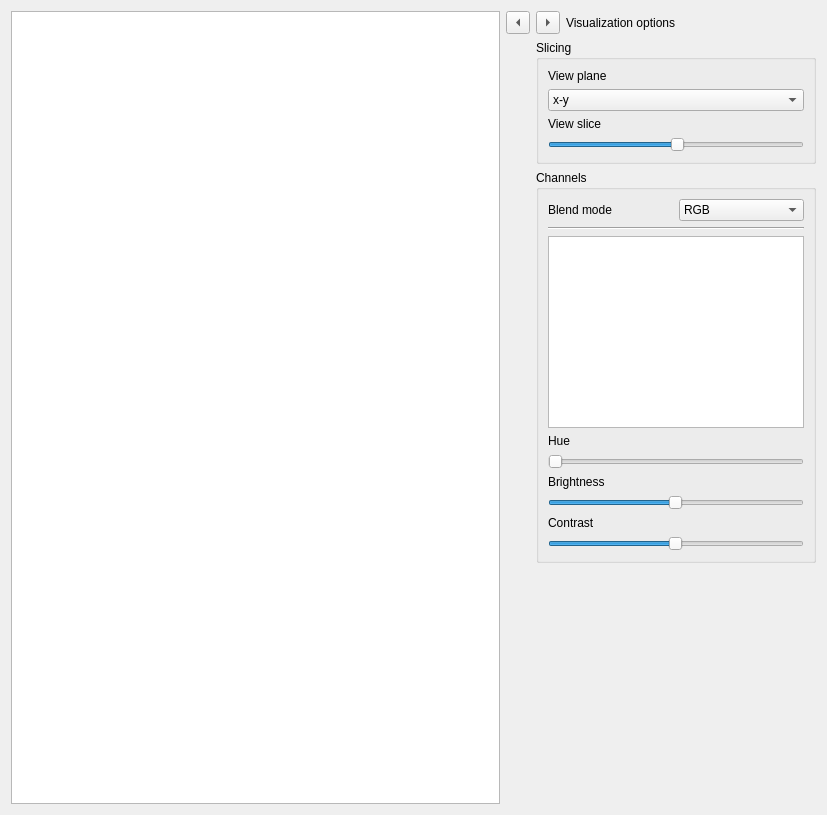
<?xml version="1.0" encoding="UTF-8"?>
<ui version="4.0">
 <class>Form</class>
 <widget class="QWidget" name="Form">
  <property name="geometry">
   <rect>
    <x>0</x>
    <y>0</y>
    <width>827</width>
    <height>815</height>
   </rect>
  </property>
  <property name="windowTitle">
   <string>Form</string>
  </property>
  <layout class="QHBoxLayout" name="horizontalLayout">
   <item>
    <widget class="ImageView" name="imageView">
     <property name="sizePolicy">
      <sizepolicy hsizetype="Expanding" vsizetype="Expanding">
       <horstretch>2</horstretch>
       <verstretch>0</verstretch>
      </sizepolicy>
     </property>
    </widget>
   </item>
   <item>
    <widget class="QWidget" name="widget_bar" native="true">
     <layout class="QVBoxLayout" name="verticalLayout">
      <property name="leftMargin">
       <number>0</number>
      </property>
      <property name="topMargin">
       <number>0</number>
      </property>
      <property name="rightMargin">
       <number>0</number>
      </property>
      <property name="bottomMargin">
       <number>0</number>
      </property>
      <item>
       <widget class="QToolButton" name="toolButton_show">
        <property name="toolTip">
         <string>Show visualization options</string>
        </property>
        <property name="text">
         <string>show</string>
        </property>
        <property name="arrowType">
         <enum>Qt::LeftArrow</enum>
        </property>
       </widget>
      </item>
      <item>
       <spacer name="verticalSpacer">
        <property name="orientation">
         <enum>Qt::Vertical</enum>
        </property>
        <property name="sizeHint" stdset="0">
         <size>
          <width>20</width>
          <height>40</height>
         </size>
        </property>
       </spacer>
      </item>
     </layout>
    </widget>
   </item>
   <item>
    <widget class="QWidget" name="widget_opts" native="true">
     <property name="minimumSize">
      <size>
       <width>250</width>
       <height>0</height>
      </size>
     </property>
     <layout class="QVBoxLayout" name="verticalLayout_3">
      <property name="leftMargin">
       <number>0</number>
      </property>
      <property name="topMargin">
       <number>0</number>
      </property>
      <property name="rightMargin">
       <number>0</number>
      </property>
      <property name="bottomMargin">
       <number>0</number>
      </property>
      <item>
       <layout class="QHBoxLayout" name="horizontalLayout_2">
        <item>
         <widget class="QToolButton" name="toolButton_hide">
          <property name="toolTip">
           <string>Hide visualization options</string>
          </property>
          <property name="text">
           <string>hide</string>
          </property>
          <property name="arrowType">
           <enum>Qt::RightArrow</enum>
          </property>
         </widget>
        </item>
        <item>
         <widget class="QLabel" name="label">
          <property name="text">
           <string>Visualization options</string>
          </property>
         </widget>
        </item>
       </layout>
      </item>
      <item>
       <widget class="QGroupBox" name="groupBox_slicing">
        <property name="title">
         <string>Slicing</string>
        </property>
        <layout class="QVBoxLayout" name="verticalLayout_5">
         <item>
          <widget class="QLabel" name="label_4">
           <property name="text">
            <string>View plane</string>
           </property>
          </widget>
         </item>
         <item>
          <widget class="QComboBox" name="comboBox_plane">
           <item>
            <property name="text">
             <string>x-y</string>
            </property>
           </item>
           <item>
            <property name="text">
             <string>y-z</string>
            </property>
           </item>
           <item>
            <property name="text">
             <string>z-x</string>
            </property>
           </item>
          </widget>
         </item>
         <item>
          <layout class="QHBoxLayout" name="horizontalLayout_4">
           <item>
            <widget class="QLabel" name="label_5">
             <property name="text">
              <string>View slice</string>
             </property>
            </widget>
           </item>
           <item alignment="Qt::AlignRight">
            <widget class="QLabel" name="label_slice">
             <property name="sizePolicy">
              <sizepolicy hsizetype="Expanding" vsizetype="Preferred">
               <horstretch>0</horstretch>
               <verstretch>0</verstretch>
              </sizepolicy>
             </property>
             <property name="text">
              <string/>
             </property>
            </widget>
           </item>
          </layout>
         </item>
         <item>
          <widget class="QSlider" name="slider_slice">
           <property name="value">
            <number>50</number>
           </property>
           <property name="orientation">
            <enum>Qt::Horizontal</enum>
           </property>
          </widget>
         </item>
        </layout>
       </widget>
      </item>
      <item>
       <widget class="QGroupBox" name="groupBox_2">
        <property name="title">
         <string>Channels</string>
        </property>
        <layout class="QVBoxLayout" name="verticalLayout_2">
         <item>
          <layout class="QHBoxLayout" name="horizontalLayout_3">
           <property name="topMargin">
            <number>0</number>
           </property>
           <item>
            <widget class="QLabel" name="label_6">
             <property name="text">
              <string>Blend mode</string>
             </property>
            </widget>
           </item>
           <item>
            <widget class="QComboBox" name="comboBox_blend">
             <item>
              <property name="text">
               <string>RGB</string>
              </property>
             </item>
             <item>
              <property name="text">
               <string>HSV</string>
              </property>
             </item>
            </widget>
           </item>
          </layout>
         </item>
         <item>
          <widget class="Line" name="line">
           <property name="orientation">
            <enum>Qt::Horizontal</enum>
           </property>
          </widget>
         </item>
         <item>
          <widget class="QListWidget" name="listWidget_chan"/>
         </item>
         <item>
          <widget class="QLabel" name="label_8">
           <property name="text">
            <string>Hue</string>
           </property>
          </widget>
         </item>
         <item>
          <widget class="QSlider" name="slider_hue">
           <property name="minimum">
            <number>0</number>
           </property>
           <property name="maximum">
            <number>255</number>
           </property>
           <property name="value">
            <number>0</number>
           </property>
           <property name="orientation">
            <enum>Qt::Horizontal</enum>
           </property>
          </widget>
         </item>
         <item>
          <widget class="QLabel" name="label_2">
           <property name="text">
            <string>Brightness</string>
           </property>
          </widget>
         </item>
         <item>
          <widget class="QSlider" name="slider_brightness">
           <property name="minimum">
            <number>0</number>
           </property>
           <property name="maximum">
            <number>255</number>
           </property>
           <property name="value">
            <number>127</number>
           </property>
           <property name="orientation">
            <enum>Qt::Horizontal</enum>
           </property>
          </widget>
         </item>
         <item>
          <widget class="QLabel" name="label_3">
           <property name="text">
            <string>Contrast</string>
           </property>
          </widget>
         </item>
         <item>
          <widget class="QSlider" name="slider_contrast">
           <property name="minimum">
            <number>0</number>
           </property>
           <property name="maximum">
            <number>255</number>
           </property>
           <property name="singleStep">
            <number>1</number>
           </property>
           <property name="value">
            <number>127</number>
           </property>
           <property name="sliderPosition">
            <number>127</number>
           </property>
           <property name="tracking">
            <bool>true</bool>
           </property>
           <property name="orientation">
            <enum>Qt::Horizontal</enum>
           </property>
           <property name="invertedAppearance">
            <bool>false</bool>
           </property>
           <property name="invertedControls">
            <bool>false</bool>
           </property>
          </widget>
         </item>
        </layout>
       </widget>
      </item>
      <item>
       <spacer name="verticalSpacer_2">
        <property name="orientation">
         <enum>Qt::Vertical</enum>
        </property>
        <property name="sizeHint" stdset="0">
         <size>
          <width>20</width>
          <height>40</height>
         </size>
        </property>
       </spacer>
      </item>
     </layout>
    </widget>
   </item>
  </layout>
 </widget>
 <customwidgets>
  <customwidget>
   <class>ImageView</class>
   <extends>QGraphicsView</extends>
   <header>pyqtgraph</header>
  </customwidget>
 </customwidgets>
 <resources/>
 <connections>
  <connection>
   <sender>toolButton_show</sender>
   <signal>clicked(bool)</signal>
   <receiver>widget_opts</receiver>
   <slot>setHidden(bool)</slot>
   <hints>
    <hint type="sourcelabel">
     <x>553</x>
     <y>21</y>
    </hint>
    <hint type="destinationlabel">
     <x>616</x>
     <y>16</y>
    </hint>
   </hints>
  </connection>
  <connection>
   <sender>toolButton_show</sender>
   <signal>clicked(bool)</signal>
   <receiver>widget_bar</receiver>
   <slot>setVisible(bool)</slot>
   <hints>
    <hint type="sourcelabel">
     <x>549</x>
     <y>27</y>
    </hint>
    <hint type="destinationlabel">
     <x>539</x>
     <y>56</y>
    </hint>
   </hints>
  </connection>
  <connection>
   <sender>toolButton_hide</sender>
   <signal>clicked(bool)</signal>
   <receiver>widget_bar</receiver>
   <slot>setHidden(bool)</slot>
   <hints>
    <hint type="sourcelabel">
     <x>570</x>
     <y>22</y>
    </hint>
    <hint type="destinationlabel">
     <x>545</x>
     <y>67</y>
    </hint>
   </hints>
  </connection>
  <connection>
   <sender>toolButton_hide</sender>
   <signal>clicked(bool)</signal>
   <receiver>widget_opts</receiver>
   <slot>setVisible(bool)</slot>
   <hints>
    <hint type="sourcelabel">
     <x>584</x>
     <y>17</y>
    </hint>
    <hint type="destinationlabel">
     <x>752</x>
     <y>22</y>
    </hint>
   </hints>
  </connection>
 </connections>
</ui>
